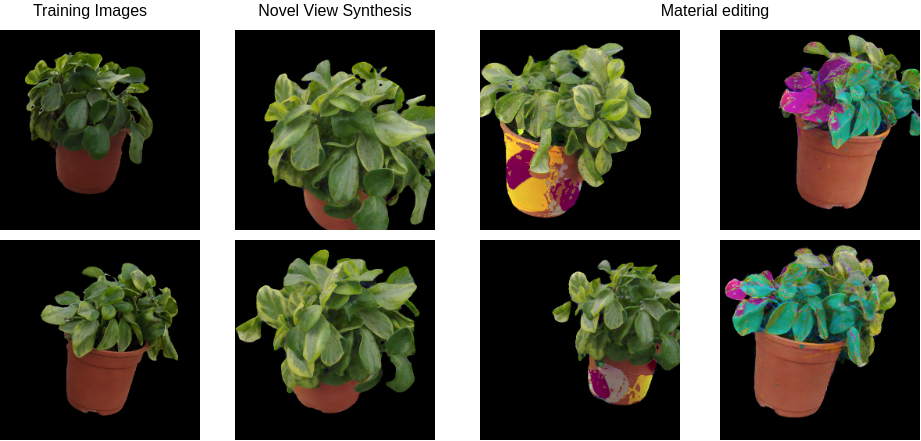
#> input picture main.png, 921 x 441 px; its folder holds only this picture in this run
$ python sample_frames.py --input_dir ../..
#> lines starting #> are read from the running program, lines starting #| are printed output that depends on the picture
import os, argparse, cv2

if __name__ == '__main__':
    parser = argparse.ArgumentParser()
    parser.add_argument('--input_dir', type=str, default='')
    parser.add_argument('--output_dir', type=str, default='')
    parser.add_argument('--img_width', type=int, default=960)
    parser.add_argument('--img_height', type=int, default=540)
    parser.add_argument('--skip', type=int, default=12)

    args = parser.parse_args()

    img_list = sorted( os.listdir(args.input_dir) )

    j = 0
    for i, item in enumerate(img_list):
        if i % args.skip == 0:
            extension = item.split('.')[-1]

            img = cv2.imread('%s/%s' % (args.input_dir, item))
#> img is the input picture: shape (441, 921, 3); mean B, G, R 72.6, 85.7, 84.8
            img = cv2.resize(img, (args.img_width, args.img_height))
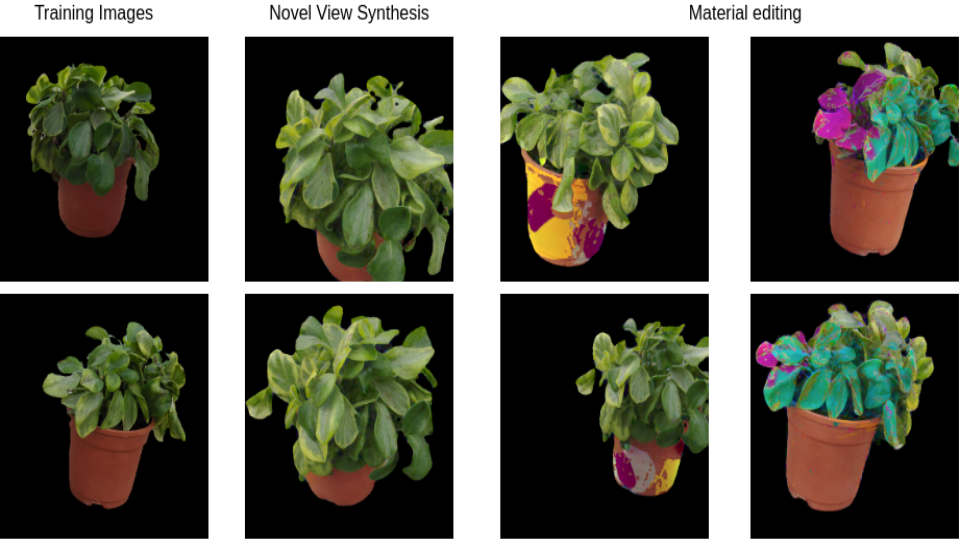
#> img: shape (540, 960, 3); mean B, G, R 72.6, 85.6, 84.7

            # os.system('rm %s/%s' % (args.input_dir, item))
            cv2.imwrite('%s/%s.%s' % (args.output_dir, str(j).zfill(5), extension), img)
            j += 1
